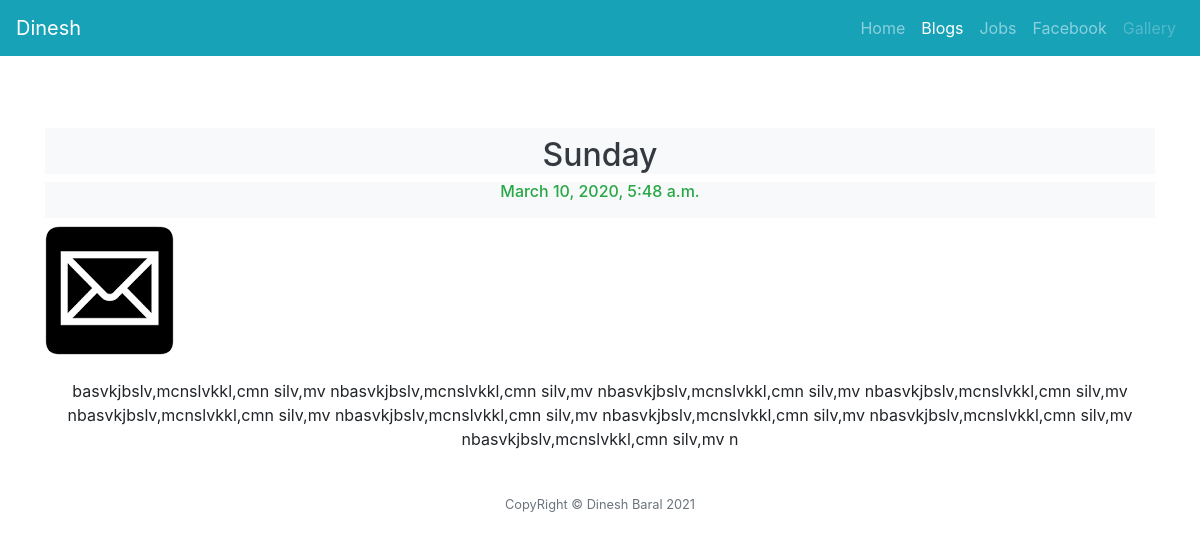
The page /blog/6/ on the database its author committed.
### blog/models.py (models this page shows, shortened)
class Blog(models.Model):
	title =models.CharField(max_length=100)
	date = models.DateTimeField(default=timezone.now )
	content = models.TextField()
	image = models.ImageField(upload_to ='image/')

### blog/views.py (the view)
# urls.py: path('<int:blog_id>/', views.detail, name = 'detail'),
def detail(request, blog_id):
	detailblog=get_object_or_404(Blog, pk=blog_id)
	return render(request, 'blog/detail.html', {'blog':detailblog} )

### templates/blog/detail.html (shortened to what this page needs)
<!doctype html>
<html lang="en">
  <head>
    {% load staticfiles %}
<link rel="stylesheet" href="https://stackpath.bootstrapcdn.com/bootstrap/4.4.1/css/bootstrap.min.css">
  </head>
  <body>
<header>
  <nav class="navbar navbar-expand-lg navbar-dark bg-info
  ">
  <a class="navbar-brand" href=" {% url 'index' %}">Dinesh</a>
  <div class="collapse navbar-collapse" id="navbarNavAltMarkup">
    <div class="navbar-nav ml-auto">
      <a class="nav-item nav-link " href="#">Home </a>
      <a class="nav-item nav-link active" href="{% url 'allblog' %}">Blogs</a>
      <a class="nav-item nav-link" href="{% url 'index' %}">Jobs</a>
      <a class="nav-item nav-link" href=" http://www.fb.com/deenesh.baral">Facebook</a>
      <a class="nav-item nav-link disabled" href="#" tabindex="-1" aria-disabled="true">Gallery</a>
    </div>
  </div>
</nav>
</header>
<main role="main">
  <div class="container bg-transparent">
        <br />
        <br />
        <br />
        <h2 class="text-dark text-center text-success pt-2 bg-light text-capitalize">{{blog.title}}</h2>
        <h6 class="text-center pb-3 text-success bg-light">{{ blog.date }}</h6>
        <img class="img-fluid " src="{{media_url}}{{blog.image.url}}" />
        <br>
        <br>
        <p class="text-center">{{ blog.content }}</p><br>
  </div>
</main>
<footer class="text-muted">
  <div class="container text-center">
    <p><small>CopyRight © Dinesh Baral {% now "Y"%}</small></p>
  </div>
</footer>
<script src="https://stackpath.bootstrapcdn.com/bootstrap/4.4.1/js/bootstrap.min.js"></script></body>
</html>

### rows shown on the page
Blog: title "Sunday", date "March 10, 2020, 5:48 a.m.", image (picture), content "basvkjbslv,mcnslvkkl,cmn silv,mv nbasvkjbslv,mcnslvkkl,cmn silv,mv nbasvkjbslv,mcnslvkkl,cmn silv,mv nbasvkjbslv,mcnslvkkl,cmn silv,mv nbasvkjbslv,mcnslvkkl,cmn silv,mv nbasvkjbslv,mcnslvkkl,cmn silv,mv nbasvkjbslv,mcnslvkkl,cmn silv,mv nbasvkjbslv,mcnslvkkl,cmn silv,mv nbasvkjbslv,mcnslvkkl,cmn silv,mv n"
